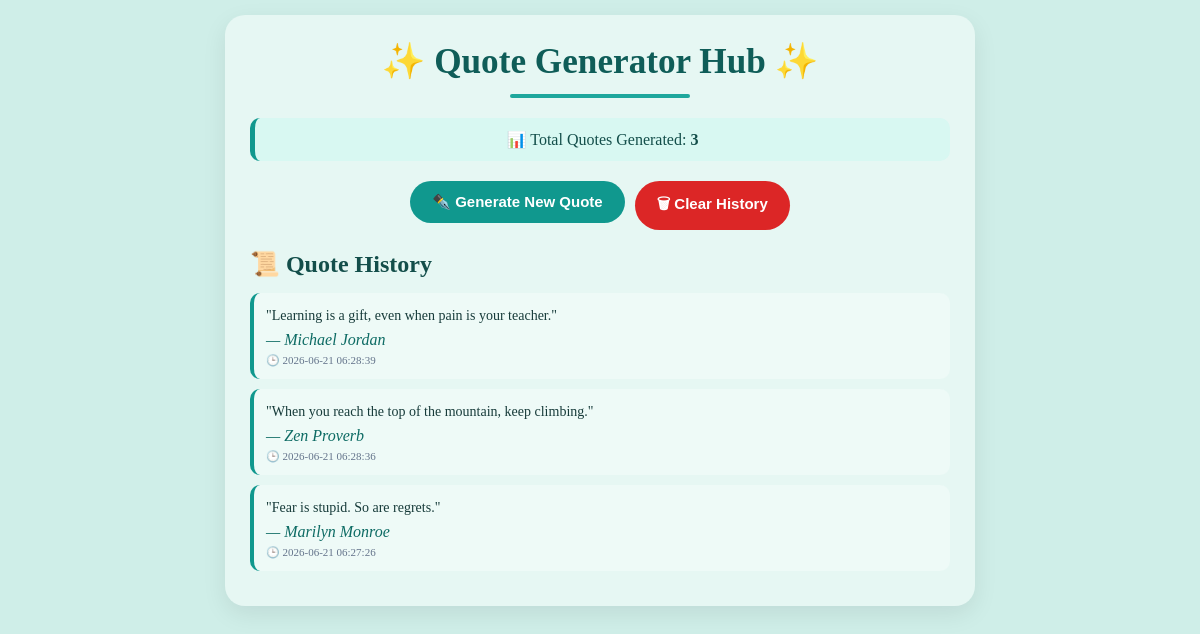
Before: / with the older database file.
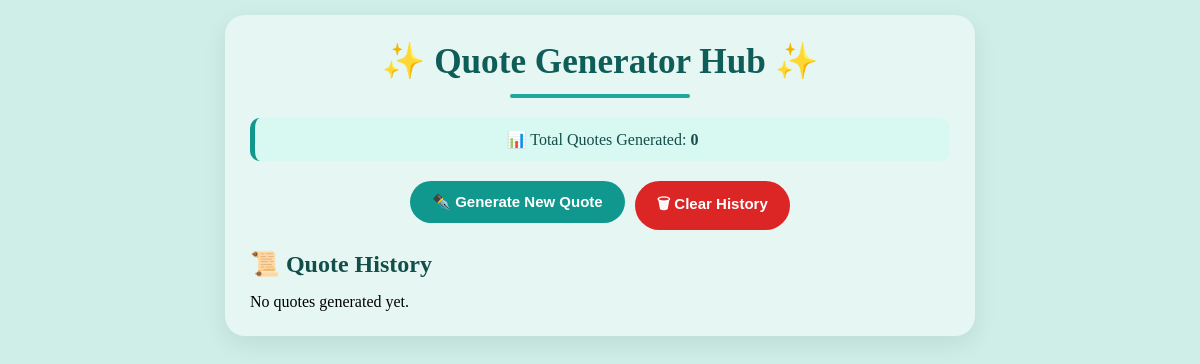
After: the same page with the newer database file.
### tables this page shows
CREATE TABLE quotes (
        id INTEGER PRIMARY KEY AUTOINCREMENT,
        quote TEXT,
        author TEXT,
        created_at TIMESTAMP DEFAULT CURRENT_TIMESTAMP
    );

### app.py (the view)
@app.route('/')
def home():
    history = get_history()
    total_quotes = get_total_quotes()
    return render_template(
        'index.html',
        quote=None,
        author=None,
        history=history,
        total_quotes=total_quotes
    )

### app.py (called while the page is built)
def get_history():
    conn = sqlite3.connect('database.db')
    cursor = conn.cursor()
    cursor.execute(
    "SELECT quote, author, created_at FROM quotes ORDER BY id DESC LIMIT 5"
    )
    data = cursor.fetchall()
    conn.close()
    return data

def get_total_quotes():
    conn = sqlite3.connect('database.db')
    cursor = conn.cursor()
    cursor.execute("SELECT COUNT(*) FROM quotes")
    total = cursor.fetchone()[0]
    conn.close()
    return total

### templates/index.html (shortened to what this page needs)
<!DOCTYPE html>
<html lang="en">
<head>
    <link rel="stylesheet"
          href="{{ url_for('static', filename='style.css') }}">
</head>
<body>
    <div class="container">
        <div class="header">
            <h1>✨ Quote Generator Hub ✨</h1>
            <div class="divider"></div>
        </div>
        <div class="stats-card">
            📊 Total Quotes Generated:
            <strong>{{ total_quotes }}</strong>
        </div>
        <div class="button-container">
            <a href="/generate">
                <button class="generate-btn">
                    ✒️ Generate New Quote
                </button>
            </a>
            <a href="/clear">
                <button class="clear-btn">
                    🗑 Clear History
                </button>
            </a>
        </div>
        <div class="history-section">
            <h2 class="history-heading">
                📜 Quote History
            </h2>
            {% if history %}
            <ul class="history-list">
                {% for q in history %}
                <li>
                    <div class="history-quote">
                        "{{ q[0] }}"
                    </div>
                    <div class="history-author">
                        — {{ q[1] }}
                    </div>
                    <div class="timestamp">
                        🕒 {{ q[2] }}
                    </div>
                </li>
                {% endfor %}
            </ul>
            {% else %}
            <p>No quotes generated yet.</p>
            {% endif %}
        </div>
    </div>
</body>
</html>

### static/style.css (style rules this page uses)
* { margin: 0; padding: 0; box-sizing: border-box; }
body { font-family: Georgia, serif; background: #cfeee8; min-height: 100vh; padding: 15px; }
.container { max-width: 750px; margin: 0 auto; background: #e6f7f3; border-radius: 20px; padding: 25px; box-shadow: 0 8px 25px rgba(0,0,0,0.08); }
.header { text-align: center; margin-bottom: 20px; }
.header h1 { color: #0f5d58; font-size: 2.2rem; }
.divider { width: 180px; height: 4px; background: #1ea79c; margin: 12px auto; border-radius: 20px; }
.stats-card { background: #d8f8f2; border-left: 5px solid #10988e; padding: 12px; border-radius: 10px; margin-bottom: 20px; text-align: center; color: #134e4a; font-size: 16px; }
.button-container { display: flex; justify-content: center; gap: 10px; margin-bottom: 20px; flex-wrap: wrap; }
.button-container a { text-decoration: none; }
.generate-btn { background: #10988e; color: white; border: none; padding: 12px 22px; border-radius: 40px; font-size: 15px; font-weight: bold; cursor: pointer; transition: 0.3s; }
.clear-btn { background: #dc2626; color: white; border: none; padding: 12px 22px; border-radius: 40px; font-size: 15px; font-weight: bold; cursor: pointer; transition: 0.3s; }
.history-heading { color: #134e4a; margin-bottom: 15px; }

Changed rows visible on the page:
removed quotes: quote "Learning is a gift, even when pain is your teacher.", author "Michael Jordan", created_at "2026-06-21 06:28:39"
removed quotes: quote "When you reach the top of the mountain, keep climbing.", author "Zen Proverb", created_at "2026-06-21 06:28:36"
removed quotes: quote "Fear is stupid. So are regrets.", author "Marilyn Monroe", created_at "2026-06-21 06:27:26"
Other visible differences:
{{ total_quotes }}: "3" → "0"
text now shown: "No quotes generated yet."
